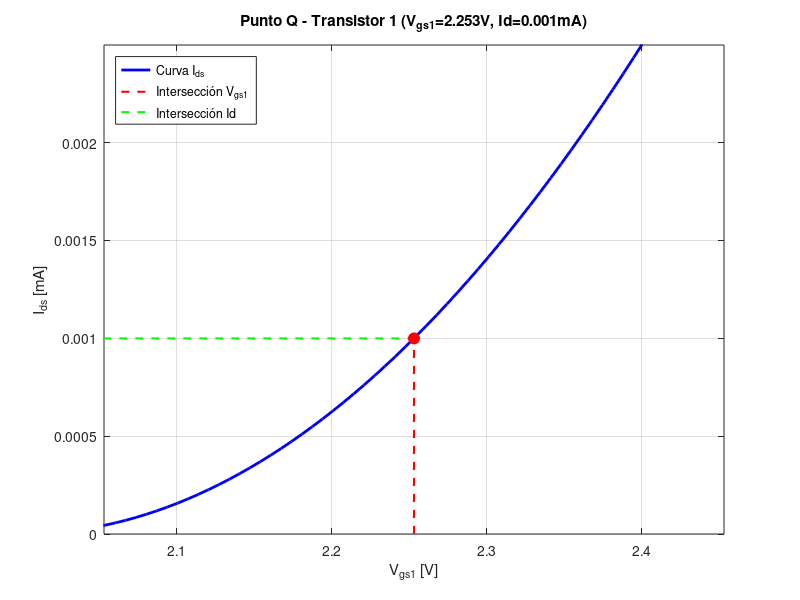
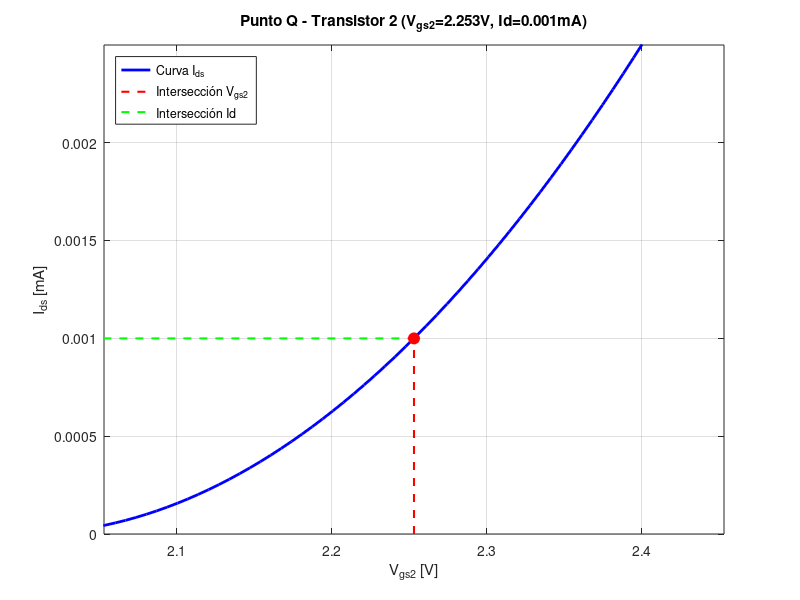

Write the MATLAB code that produced these figures, in order.
clear all; close all; clc;

K   = 0.015625;  % Constante del MOSFET [A/V^2]
Vt  = 2;         % Tensión de umbral [V]
Vdd = 12;        % Tensión de alimentación [V]
Rg1 = 2000000;   % 2 MΩ
Rg2 = 1000000;   % 1 MΩ
Rd  = 2200;      % 1.5 kΩ

Vg1 = (Vdd * Rg2) / (Rg1 + Rg2);  % Vg1 = 4 V


% Rangos de búsqueda para Vp y Rs
v_Vp = 0:0.25:12;       % Rango de Vp [V]
v_Rs = 100:200:10000;    % Rango de Rs [Ω]

mejor_error = inf;
puntos_optimos = [];

% Bucle de iteración
for Vp = v_Vp
    for Rs = v_Rs

        % Definición del sistema de ecuaciones: x = [Ids, Vgs1, Vgs2, Vds1, Vds2]
        sistema = @(x) [
            x(1) - K * (x(2) - Vt)^2;                                % Ecuación 1: Ids1
            x(1) - K * (x(3) - Vt)^2;                                % Ecuación 2: Ids2
            x(2) - (Vg1 - (x(5) - x(1)*Rs));                         % Ecuación 3: Vgs1 = Vg1 - Vd2
            x(3) - (Vp - x(1)*Rs);                                   % Ecuación 4: Vgs2 = Vp - Vs2
            Vdd - x(1)*(Rd + Rs) - x(4) - x(5)                      % Ecuación 5: Malla Vdd
        ];

        % Semilla / Valor inicial de prueba [Ids, Vgs1, Vgs2, Vds1, Vds2]
        x0 = [0.001, 3, 3, 4, 3];

        % Opciones del resolvedor para silenciar mensajes en consola
        options = optimset('Display', 'off');

        % Resolver el sistema de ecuaciones
        [x, fval, info] = fsolve(sistema, x0, options);

        % Desempaquetar resultados
        Ids  = x(1);
        Vgs1 = x(2);
        Vgs2 = x(3);
        Vds1 = x(4);
        Vds2 = x(5);

        % Validar que la solución sea físicamente válida y opere en saturación:
        % 1. Corriente positiva
        % 2. Ambos MOSFETs por encima del umbral (Vgs > Vt)
        % 3. Ambos MOSFETs en región de saturación (Vds >= Vgs - Vt)
        if (info == 1) && (Ids > 0) && (Vgs1 > Vt) && (Vgs2 > Vt) && ...
           (Vds1 >= (Vgs1 - Vt)) && (Vds2 >= (Vgs2 - Vt))

            % Tensión óptima ideal para Máxima Excursión Simétrica en Vds1
            Vds1_opt = (Vdd - Ids*(Rd + Rs) - Vds2) / 2;

            % Error respecto a la máxima excursión
            error_excursion = abs(Vds1 - Vds1_opt);

            % Guardar la combinación con menor error
            if error_excursion < mejor_error
                mejor_error = error_excursion; %actualiza el mejor error
                puntos_optimos = [Vp, Rs, Ids, Vgs1, Vgs2, Vds1, Vds2, Vds1_opt];
            endif
        endif

    endfor
endfor

% =========================================================================
% MOSTRAR RESULTADOS EN PANTALLA
% =========================================================================
if !isempty(puntos_optimos)
    fprintf('\n=== RESULTADOS MÁXIMA EXCURSIÓN SIMÉTRICA ===\n');
    fprintf('Vp óptimo : %.3f V\n', puntos_optimos(1));
    fprintf('Rs óptimo : %.2f Ohm\n', puntos_optimos(2));
    fprintf('--------------------------------------------\n');
    fprintf('Ids  : %.4f A \n', puntos_optimos(3)*1000);
    fprintf('Vgs1 : %.3f V\n', puntos_optimos(4));
    fprintf('Vgs2 : %.3f V\n', puntos_optimos(5));
    fprintf('Vds1 : %.3f V (Punto de operación)\n', puntos_optimos(6));
    fprintf('Vds2 : %.3f V\n', puntos_optimos(7));
    fprintf('Vds1_optimo (Mitad de rama): %.3f V\n', puntos_optimos(8));
    fprintf('Error en excursión: %.6f V\n', mejor_error);
else
    fprintf('No se encontró una solución válida dentro de los rangos especificados.\n');
endif

% Valores óptimos encontrados para Máxima Excursión Simétrica
Vp_opt = 6.5;   % [V]
Rs_opt = 4250;  % [Ohm]

sistema = @(x) [
    x(1) - K * (x(2) - Vt)^2;         % Ids - K*(Vgs1-Vt)^2 = 0
    x(1) - K * (x(3) - Vt)^2;         % Ids - K*(Vgs2-Vt)^2 = 0
    x(2) - (Vg1 - (x(5) - x(1)*Rs_opt)); % Vgs1 = Vg1 - Vd2
    x(3) - (Vp_opt - x(1)*Rs_opt);    % Vgs2 = Vp - Vs2
    Vdd - x(1)*(Rd + Rs_opt) - x(4) - x(5) % Malla Vdd
];

x0 = [0.002, 2.5, 2.5, 3.0, 4.0];
[x, ~, info] = fsolve(sistema, x0);

if info == 1
    Ids_q  = x(1);  % Corriente en Amperios (si K está en mA/V^2, Ids estará en mA)
    Vgs1_q = x(2);
    Vgs2_q = x(3);
    Vds1_q = x(4);
    Vds2_q = x(5);
else
    error('El sistema no convergió con los valores óptimos provistos.');
endif

gm1 = 2*K*(Vgs1_q-Vt);
gm2 = 2*K*(Vgs2_q-Vt);

% =========================================================================
% 3. CÁLKULO E IMPRESIÓN DE LOS PARÁMETROS FINALES DE CADA TRANSISTOR
% =========================================================================
fprintf('\n======================================================\n');
fprintf('  PARÁMETROS OPERATIVOS FINALES (PUNTO Q) DE LOS MOSFETs \n');
fprintf('======================================================\n');
fprintf(' Parámetros de entrada seleccionados:\n');
fprintf('   Vp = %.2f V\n', Vp_opt);
fprintf('   Rs = %.2f Ohm\n', Rs_opt);
fprintf('------------------------------------------------------\n');
fprintf(' TRANSISTOR 1 (M1):\n');
fprintf('   Id1  = %.4f mA\n', Ids_q);
fprintf('   Vgs1 = %.3f V\n', Vgs1_q);
fprintf('   Vds1 = %.3f V\n', Vds1_q);
fprintf('   gm1 = %.3f V\n', gm1);
fprintf('------------------------------------------------------\n');
fprintf(' TRANSISTOR 2 (M2):\n');
fprintf('   Id2  = %.4f mA\n', Ids_q);
fprintf('   Vgs2 = %.3f V\n', Vgs2_q);
fprintf('   Vds2 = %.3f V\n', Vds2_q);
fprintf('   gm2 = %.3f V\n', gm2);
fprintf('======================================================\n\n');

% Vector para graficar la parábola característica
Vgs_vec = linspace(Vt, Vt + 2, 300);
Ids_vec = K * (Vgs_vec - Vt) .^ 2;

% --- Gráfica Transistor 1 ---
figure(1);
plot(Vgs_vec, Ids_vec, 'b-', 'LineWidth', 2);
hold on;
line([Vgs1_q Vgs1_q], [0 Ids_q], 'Color', 'r', 'LineStyle', '--', 'LineWidth', 1.5);
line([Vt Vgs1_q], [Ids_q Ids_q], 'Color', 'g', 'LineStyle', '--', 'LineWidth', 1.5);
plot(Vgs1_q, Ids_q, 'ro', 'MarkerSize', 8, 'MarkerFaceColor', 'r');

% --- LÍMITES DE LOS EJES (Rango Reducido) ---
xlim([Vgs1_q - 0.2, Vgs1_q + 0.2]);   % Rango X centrado en Vgs1_q (ej. ±0.2V)
ylim([0, Ids_q * 2.5]);                % Rango Y desde 0 hasta un poco más del Id de reposo

grid on;
xlabel('V_{gs1} [V]');
ylabel('I_{ds} [mA]');
title(sprintf('Punto Q - Transistor 1 (V_{gs1}=%.3fV, Id=%.3fmA)', Vgs1_q, Ids_q));
legend('Curva I_{ds}', 'Intersección V_{gs1}', 'Intersección Id', 'Location', 'northwest');
hold off;

% --- Gráfica Transistor 2 ---
figure(2);
plot(Vgs_vec, Ids_vec, 'b-', 'LineWidth', 2);
hold on;
line([Vgs2_q Vgs2_q], [0 Ids_q], 'Color', 'r', 'LineStyle', '--', 'LineWidth', 1.5);
line([Vt Vgs2_q], [Ids_q Ids_q], 'Color', 'g', 'LineStyle', '--', 'LineWidth', 1.5);
plot(Vgs2_q, Ids_q, 'ro', 'MarkerSize', 8, 'MarkerFaceColor', 'r');

% --- LÍMITES DE LOS EJES (Rango Reducido) ---
xlim([Vgs2_q - 0.2, Vgs2_q + 0.2]);   % Rango X centrado en Vgs2_q
ylim([0, Ids_q * 2.5]);                % Rango Y adaptado a la corriente de reposo

grid on;
xlabel('V_{gs2} [V]');
ylabel('I_{ds} [mA]');
title(sprintf('Punto Q - Transistor 2 (V_{gs2}=%.3fV, Id=%.3fmA)', Vgs2_q, Ids_q));
legend('Curva I_{ds}', 'Intersección V_{gs2}', 'Intersección Id', 'Location', 'northwest');
hold off;
